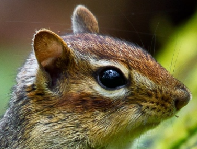
%> input picture IDWR_Interpolation/squirrel.PNG, 197 x 149 px
$ octave IDWR_img_test.m   (GNU Octave 9; MATLAB toolbox functions it lacks are replaced by stand-ins)
%> lines starting %> are read from the running program, lines starting %| are printed output that depends on the picture; in (x1, y1, x2, y2) boxes, pixels count from 0 and x2, y2 are one past the last pixel; in counts of white or black regions, pixels touching at a corner belong together; the program's own positions count from 1
%> further down, img is the input picture: size 149x197x3 uint8; mean R, G, B 105.5, 96, 59.9
### IDWR_Interpolation/IDWR_img.m
function newImg = IDWR_img(img, scale)
%> called with scale = [4 2]
% % % % % % % % % % % % % % % % % % % % % % % % % % % % % % % % % %
% Function: Inverse Distance Weighted Regression (IDWR) interpolation for scaling matrices or images
% Input:    img--Original image file name or matrix
%           scale--Scaling factor, i.e., the multiple for scaling. If it is a vector, then [scaleX, scaleY]
% Output:   newImg--Scaled image matrix
% % % % % % % % % % % % % % % % % % % % % % % % % % % % % % % % % %
%% Step 1: Preprocess the data
if ~exist('img', 'var') || isempty(img)
    error('The input image img is not defined or is empty!');
end
if ~exist('scale', 'var') || isempty(scale) || numel(scale) > 2
    error('The displacement vector scale is not defined, is empty, or contains more than 2 elements!');
end
if isstr(img)
    [img, M] = imread(img);
end
if any(scale) <= 0
    error('The scaling factor scale must be greater than 0!');
end

%% Step 2: Determine the size of the new image based on the original image and scaling factor, and create the new image
[height, width, channel] = size(img);
%> height = 149; width = 197; channel = 3
if length(scale) == 1
    scaleX = scale;
    scaleY = scale;
else
    scaleX = scale(1);
    scaleY = scale(2);
end
newHeight = round(height * scaleY); % Calculate the height of the scaled image, rounded to the nearest integer
%> newHeight = 298
newWidth = round(width * scaleX); % Calculate the width of the scaled image, rounded to the nearest integer
%> newWidth = 788
newImg = zeros(newHeight, newWidth, channel); % Create the new image
% Recalculate the scaling factors. Note that the input scaling factors represent the ratio of pixel counts, while the distance between the first and last pixels on the coordinate axis is one less than the number of pixels.
scaleX = (newWidth - 1) / (width - 1);
%> scaleX = 4.02
scaleY = (newHeight - 1) / (height - 1);
%> scaleY = 2.01

%% Step 3: Expand the image edges by adding one row at the bottom and one column on the right to facilitate calculations for boundary pixels
imgEx = zeros(height + 1, width + 1, channel);
imgEx(1:height, 1:width, :) = img; % Copy the original image to the expanded image
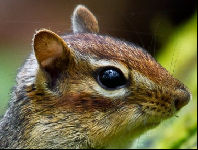
%> imgEx: size 150x198x3 double; mean R, G, B 104.3, 94.9, 59.2
imgEx(height + 1, 1:width, :) = img(height, :, :); % Copy the last row of the original image to the last row of the expanded image
imgEx(1:height, width + 1, :) = img(:, width, :); % Copy the last column of the original image to the last column of the expanded image
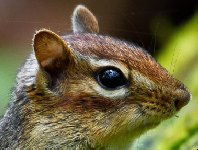
%> imgEx: size 150x198x3 double; mean R, G, B 105.8, 96.5, 60
imgEx(height + 1, width + 1, :) = img(height, width, :); % Copy the bottom-right pixel of the original image to the bottom-right pixel of the expanded image
%> imgEx: size 150x198x3 double; under 0.01% of pixels changed, all inside (x1, y1, x2, y2) = (197, 149, 198, 150)

%% ============================================================
% Step 4: Map the pixel (j, i) in the new image to the position (u1, v1) in the original image, and interpolate the pixel value at (u1, v1) using the surrounding four pixels
% The four surrounding pixels are: top-left (u, v), top-right (u+1, v), bottom-left (u, v+1), and bottom-right (u+1, v+1)
% % ====================================================================
epsilon = 1e-5; % Tolerance for comparison with zero
for j = 1:newWidth % Scan the image column by column
    u1 = (j - 1) / scaleX + 1;
    u = floor(u1);
    dx = u1 - u; % For pixels in the same column, v1, v, and dx are fixed and do not need to be recalculated in the inner loop
    a = dx * dx; c = (1 - dx) * (1 - dx);
    for i = 1:newHeight
        % (j, i) represents the coordinates in the new image, while (u1, v1) represents the coordinates in the original image
        % Note: (u1, v1) may not be integers
        v1 = (i - 1) / scaleY + 1;
        v = floor(v1);
        dy = v1 - v;

        % Inverse of the squared distances to the surrounding four points
        b = dy * dy; d = (1 - dy) * (1 - dy);

        if b + a <= epsilon % Special case handling
            newImg(i, j, :) = imgEx(v, u, :);
        elseif d + a <= epsilon
            newImg(i, j, :) = imgEx(v, u + 1, :);
        elseif b + c <= epsilon
            newImg(i, j, :) = imgEx(v + 1, u, :);
        elseif d + c <= epsilon
            newImg(i, j, :) = imgEx(v + 1, u + 1, :);
        else % General case handling
            w11 = 1 / (a + b); % Inverse of the squared distance from (u1, v1) to the top-left pixel (u, v)
            w12 = 1 / (b + c); % Inverse of the squared distance from (u1, v1) to the top-right pixel (u+1, v)
            w21 = 1 / (a + d); % Inverse of the squared distance from (u1, v1) to the bottom-left pixel (u, v+1)
            w22 = 1 / (c + d); % Inverse of the squared distance from (u1, v1) to the bottom-right pixel (u+1, v+1)
            D = (w11 + w12 + w21 + w22);  % Sum of the inverse squared distances
            y_IDW = (w11 * imgEx(v, u, :) + w12 * imgEx(v, u + 1, :)...
                + w21 * imgEx(v + 1, u, :) + w22 * imgEx(v + 1, u + 1, :)) / D; % Inverse Distance Weighted (IDW) interpolation
            n = 4;
            newImg(i, j, :) = y_IDW + n * ( (imgEx(v, u, :) + imgEx(v, u + 1, :) + imgEx(v + 1, u, :) + imgEx(v + 1, u + 1, :)) - n * y_IDW ) / ( n^2 - (1/w11 + 1/w12 + 1/w21 + 1/w22) * D );
        end

    end
end
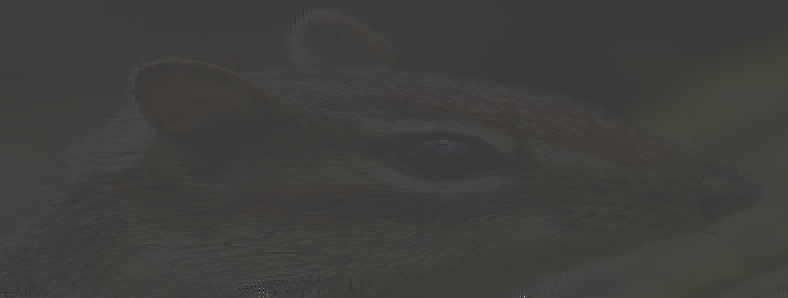
%> newImg: size 298x788x3 double; mean R, G, B 105.5, 95.9, 59.9; drawn with min black and max white
%> after the loop, D = 9.6; n = 4; w11 = 3.97; w12 = 0.799; w21 = 4.03; w22 = 0.801; y_IDW = [186.5 192.5 100.5]
newImg = uint8(newImg);
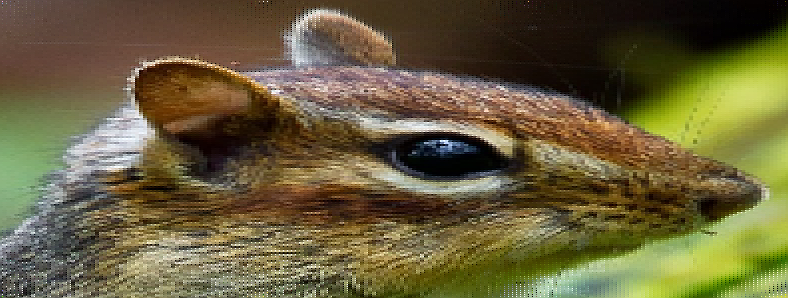
%> newImg: size 298x788x3 uint8; mean R, G, B 105.4, 95.9, 60.1

end

### IDWR_Interpolation/imgShow.m
function imgShow(img,newImg)
% % % % % % % % % % % % % % % % % % % % % % % % % % % % % % % % % %
% Function: Display the original and scaled images side by side.
% Input:    img -- Original image
%           newImg -- Scaled image
% % % % % % % % % % % % % % % % % % % % % % % % % % % % % % % % % %
[height,width,~] = size(img);% [height,width,channel] = size(img);
figure;
imshow(img);
axis on
title(['Source image (',num2str(width),'\times',num2str(height),')']);
ax=gca;
ax.Position=[0.05    0.12    0.9    0.76];

[newHeight,newWidth,~] =size(newImg);
figure;
imshow(newImg);
axis on
title(['Scaled image (',num2str(newWidth),'\times',num2str(newHeight),')']);
ax=gca;
ax.Position=[0.05    0.1    0.9    0.8];
end

### IDWR_Interpolation/IDWR_img_test.m
clear;
close all;
clc;
%%

% Define the scaling factor
scale = [4, 2];

% Input file name
inFilename = 'squirrel.png';

% Split the file name to extract the base name and extension
tmp = strsplit(inFilename, '.');

% Generate the output file name based on the scaling factor
outFilename = sprintf('IDWR_%s_x%s.%s', ...
    tmp{1}, strrep(num2str(scale), ' ', '_x'), tmp{2});

% Read the input image
img = imread(inFilename);

% Scale the image using Inverse Distance Weighted Regression (IDWR) interpolation
img_new = IDWR_img(img, scale);

% Display the original and scaled images
imgShow(img, img_new);

% Save the scaled image to a file
imwrite(img_new, outFilename);
